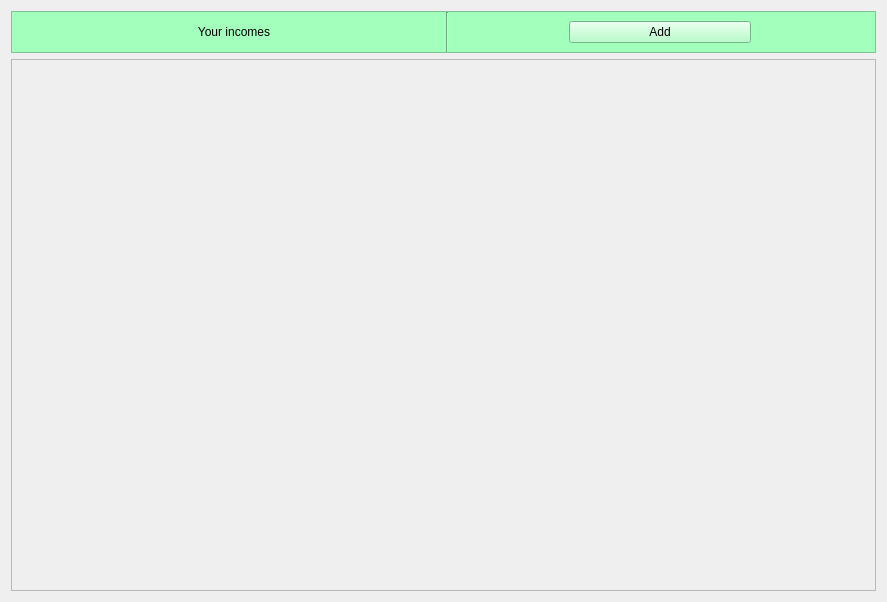
<?xml version="1.0" encoding="UTF-8"?>
<ui version="4.0">
 <class>IncomeListSubPage</class>
 <widget class="QWidget" name="IncomeListSubPage">
  <property name="geometry">
   <rect>
    <x>0</x>
    <y>0</y>
    <width>887</width>
    <height>602</height>
   </rect>
  </property>
  <property name="windowTitle">
   <string>Form</string>
  </property>
  <layout class="QGridLayout" name="gridLayout">
   <item row="1" column="0">
    <widget class="QFrame" name="frame">
     <property name="sizePolicy">
      <sizepolicy hsizetype="Preferred" vsizetype="Fixed">
       <horstretch>0</horstretch>
       <verstretch>0</verstretch>
      </sizepolicy>
     </property>
     <property name="styleSheet">
      <string notr="true">background-color: #a3ffbc;</string>
     </property>
     <property name="frameShape">
      <enum>QFrame::StyledPanel</enum>
     </property>
     <property name="frameShadow">
      <enum>QFrame::Raised</enum>
     </property>
     <layout class="QHBoxLayout" name="horizontalLayout">
      <property name="leftMargin">
       <number>16</number>
      </property>
      <property name="topMargin">
       <number>0</number>
      </property>
      <property name="rightMargin">
       <number>9</number>
      </property>
      <property name="bottomMargin">
       <number>0</number>
      </property>
      <item>
       <spacer name="horizontalSpacer">
        <property name="orientation">
         <enum>Qt::Horizontal</enum>
        </property>
        <property name="sizeType">
         <enum>QSizePolicy::Expanding</enum>
        </property>
        <property name="sizeHint" stdset="0">
         <size>
          <width>40</width>
          <height>20</height>
         </size>
        </property>
       </spacer>
      </item>
      <item>
       <widget class="QWidget" name="yourIncomesLayout" native="true">
        <property name="minimumSize">
         <size>
          <width>200</width>
          <height>0</height>
         </size>
        </property>
        <layout class="QHBoxLayout" name="horizontalLayout_2">
         <item>
          <widget class="QLabel" name="yourIncomesLabel">
           <property name="sizePolicy">
            <sizepolicy hsizetype="Fixed" vsizetype="Fixed">
             <horstretch>0</horstretch>
             <verstretch>0</verstretch>
            </sizepolicy>
           </property>
           <property name="minimumSize">
            <size>
             <width>150</width>
             <height>0</height>
            </size>
           </property>
           <property name="maximumSize">
            <size>
             <width>150</width>
             <height>16777215</height>
            </size>
           </property>
           <property name="styleSheet">
            <string notr="true">color: black;</string>
           </property>
           <property name="text">
            <string>Your incomes</string>
           </property>
           <property name="alignment">
            <set>Qt::AlignCenter</set>
           </property>
          </widget>
         </item>
        </layout>
       </widget>
      </item>
      <item>
       <spacer name="horizontalSpacer_3">
        <property name="orientation">
         <enum>Qt::Horizontal</enum>
        </property>
        <property name="sizeHint" stdset="0">
         <size>
          <width>40</width>
          <height>20</height>
         </size>
        </property>
       </spacer>
      </item>
      <item>
       <widget class="Line" name="line">
        <property name="orientation">
         <enum>Qt::Vertical</enum>
        </property>
       </widget>
      </item>
      <item>
       <spacer name="horizontalSpacer_4">
        <property name="orientation">
         <enum>Qt::Horizontal</enum>
        </property>
        <property name="sizeHint" stdset="0">
         <size>
          <width>40</width>
          <height>20</height>
         </size>
        </property>
       </spacer>
      </item>
      <item>
       <widget class="QWidget" name="widget" native="true">
        <property name="minimumSize">
         <size>
          <width>200</width>
          <height>0</height>
         </size>
        </property>
        <layout class="QHBoxLayout" name="horizontalLayout_3">
         <item>
          <widget class="QPushButton" name="addIncomeButton">
           <property name="minimumSize">
            <size>
             <width>40</width>
             <height>0</height>
            </size>
           </property>
           <property name="text">
            <string>Add</string>
           </property>
          </widget>
         </item>
        </layout>
       </widget>
      </item>
      <item>
       <spacer name="horizontalSpacer_2">
        <property name="orientation">
         <enum>Qt::Horizontal</enum>
        </property>
        <property name="sizeHint" stdset="0">
         <size>
          <width>40</width>
          <height>20</height>
         </size>
        </property>
       </spacer>
      </item>
     </layout>
    </widget>
   </item>
   <item row="2" column="0">
    <widget class="QScrollArea" name="scrollArea">
     <property name="widgetResizable">
      <bool>true</bool>
     </property>
     <widget class="QWidget" name="incomes">
      <property name="geometry">
       <rect>
        <x>0</x>
        <y>0</y>
        <width>867</width>
        <height>531</height>
       </rect>
      </property>
      <layout class="QVBoxLayout" name="ItemsLayout">
       <item>
        <spacer name="verticalSpacer">
         <property name="orientation">
          <enum>Qt::Vertical</enum>
         </property>
         <property name="sizeHint" stdset="0">
          <size>
           <width>20</width>
           <height>40</height>
          </size>
         </property>
        </spacer>
       </item>
      </layout>
     </widget>
    </widget>
   </item>
  </layout>
 </widget>
 <resources/>
 <connections/>
</ui>
